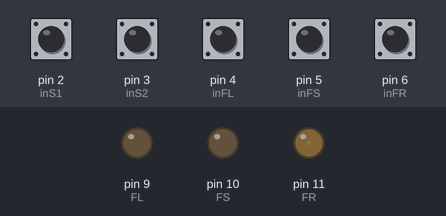
Bench run of a sketch on a simulated Arduino Uno, built with avr-gcc and run on an emulated ATmega328P. Parts: output pins drawn as LEDs (lit = HIGH). The test bench sets the inputs (shaded band); at power-on: pin 2 (inS1), pin 3 (inS2), pin 4 (inFL), pin 5 (inFS), pin 6 (inFR) HIGH. Pins used as bus, display or sensor lines are not drawn.

Above: at 4.1 s.
4.2 s: pin 5 (inFS) pulled LOW for 0.15 s
At 4.6 s:
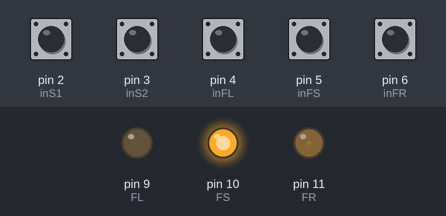
5.8 s: pin 4 (inFL) pulled LOW for 0.15 s
At 6.5 s:
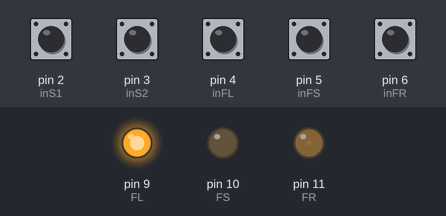
7.4 s: pin 6 (inFR) pulled LOW for 0.15 s
At 7.47 s:
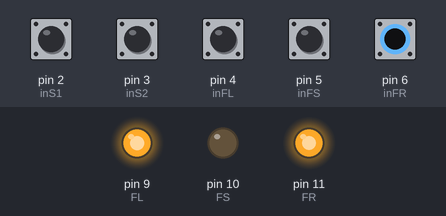
9.0 s: pin 5 (inFS) pulled LOW for 1 s
At 10.2 s:
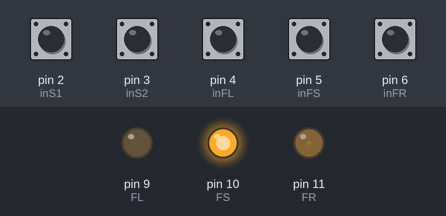
11.5 s: pin 6 (inFR) pulled LOW for 1 s
At 12.3 s:
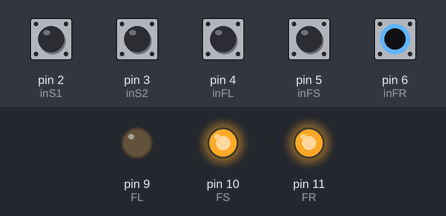
14.0 s: pin 4 (inFL) pulled LOW for 1 s
At 15.2 s:
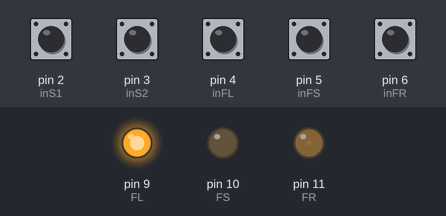
Timing chart, 0 to 17.0 s (numbered marks = the images above; inputs shaded):
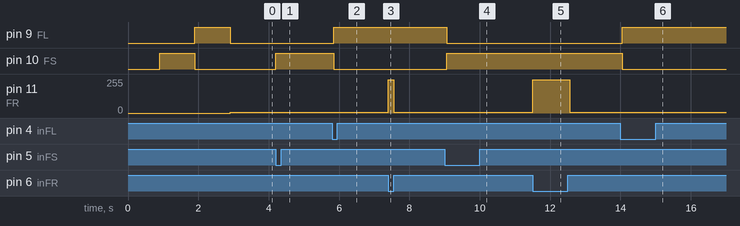

Measured:
- after the input at 4.2 s, pin 10 (FS): LOW → HIGH at once
- after the input at 5.8 s, pin 9 (FL): LOW → HIGH after 0.05 s; pin 10 (FS): HIGH → LOW after 0.05 s
- after the input at 7.4 s, pin 11 (FR): 5/255 → 250/255 at once, → 5/255 0.15 s later
- after the input at 9.0 s, pin 9 (FL): HIGH → LOW after 0.05 s; pin 10 (FS): LOW → HIGH after 0.05 s
- after the input at 11.5 s, pin 11 (FR): 5/255 → 250/255 at once, → 5/255 1.1 s later
- after the input at 14.0 s, pin 9 (FL): LOW → HIGH after 0.05 s; pin 10 (FS): HIGH → LOW after 0.05 s

The sketch:

moto_0a1.ino
```cpp
/*
 * electronic control for toy lights
 * original sw by niq_ro (Nicu FLORICA)
 * https://nicuflorica.blogspot.com/
 * http://arduinotehniq.blogspot.com/
 * https://www.arduinotehniq.com/
 * ver.0.a1 - classic brake
 *
 */

#define inS1 2
#define inS2 3
#define inFL 4
#define inFS 5
#define inFR 6

#define S1 7
#define S2 8
#define FL 9
#define FS 10
#define FR 11

byte nivel1 = 5;  // intensitate lumina pozitie, din maxim 255
byte nivel2 = 250;  // intensitate lumina frana, din maxim 255
byte semnal = 0;   // stare intermitenta functie de timp
byte semnal1 = 0;  // stare buton semnalizare 1
byte semnal2 = 0;  // stare buton semnalizare 2
byte lumina = 0;   // stare lumini
byte frana = 0;    // stare frana

int tpfrana = 0;
int tpsemnale = 2;
byte eliberareFS = 0;

void setup() {

pinMode(inS1, INPUT_PULLUP);
pinMode(inS2, INPUT_PULLUP);
pinMode(inFL, INPUT_PULLUP);
pinMode(inFS, INPUT_PULLUP);
pinMode(inFR, INPUT_PULLUP);

pinMode(S1, OUTPUT);
pinMode(S2, OUTPUT);
pinMode(FL, OUTPUT);
pinMode(FS, OUTPUT);
pinMode(FR, OUTPUT);

digitalWrite(S1, LOW);
digitalWrite(S2, LOW);
digitalWrite(FL, LOW);
digitalWrite(FS, LOW);
analogWrite(FR, 0);

// test
digitalWrite(S1, HIGH);
digitalWrite(S2, HIGH);
delay(300);
digitalWrite(S1, LOW);
digitalWrite(S2, LOW);
delay(300);
digitalWrite(S1, HIGH);
digitalWrite(S2, HIGH);
delay(300);
digitalWrite(S1, LOW);
digitalWrite(S2, LOW);
digitalWrite(FS, HIGH);
delay(1000);
digitalWrite(FS, LOW);
digitalWrite(FL, HIGH);
delay(1000);
digitalWrite(FL, LOW);

analogWrite(FR, nivel1);

}  // sfarsit setup

void loop() {
semnal = (millis()/300)%2;

if (digitalRead(inS1) == LOW)
{
  semnal1 = 1;
  digitalWrite(S1, semnal);
}
if ((digitalRead(inS1) == HIGH) and (semnal1 == 1))
{
  semnal1 = 0;
  delay(50);
  digitalWrite(S1, LOW);
}
if (digitalRead(inS2) == LOW)
{
  semnal2 = 1;
  digitalWrite(S2, semnal);
}
if ((digitalRead(inS2) == HIGH) and (semnal2 == 1))
{
  semnal2 = 0;
  delay(50);
  digitalWrite(S2, LOW);
}

if ((digitalRead(inFR) == LOW))
{
  analogWrite(FR, nivel2);
  delay(50);
}
else
{
    analogWrite(FR, nivel1);
}


if ((digitalRead(inFS) == LOW) and (lumina == 0))
{
  if (eliberareFS == 1)
  {
  lumina = 1;
  digitalWrite(FS, HIGH);
  digitalWrite(FL, LOW);
  delay(50);
  eliberareFS = 0;
  }
}

if (digitalRead(inFS) == HIGH)
{
  eliberareFS = 1;
  delay(100);
}

if ((digitalRead(inFS) == LOW) and (lumina == 1))
{
  if (eliberareFS == 1)
  {
  lumina = 0;
  digitalWrite(FS, LOW);
  digitalWrite(FL, LOW);
  eliberareFS = 0;
  delay(50);
  }
}

if ((digitalRead(inFS) == LOW) and (lumina == 2))
{
  if (eliberareFS == 1)
  {
  lumina = 1;
  digitalWrite(FS, HIGH);
  digitalWrite(FL, LOW);
  eliberareFS = 0;
  delay(50);
  }
}


if ((digitalRead(inFL) == LOW) and (lumina == 1))
{
  lumina = 2;
  digitalWrite(FS, LOW);
  digitalWrite(FL, HIGH);
  delay(50);
}

}  // sfarsit de program
```
